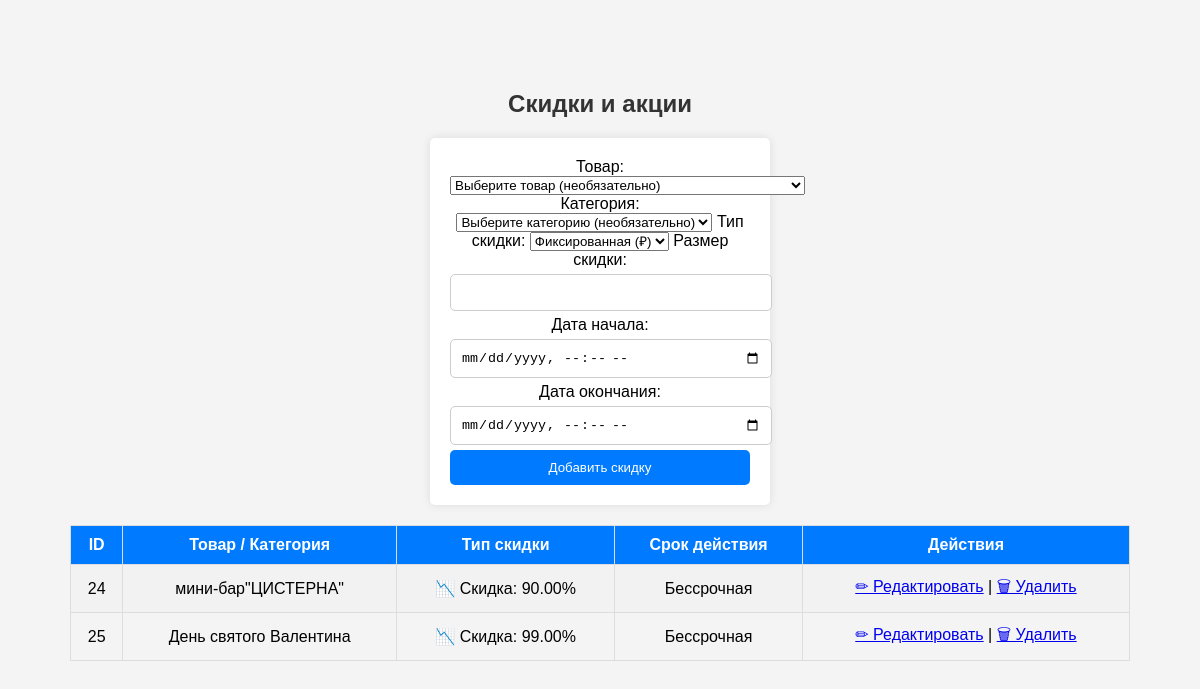
Before: /admin/discounts.php (signed in) with the older database file.
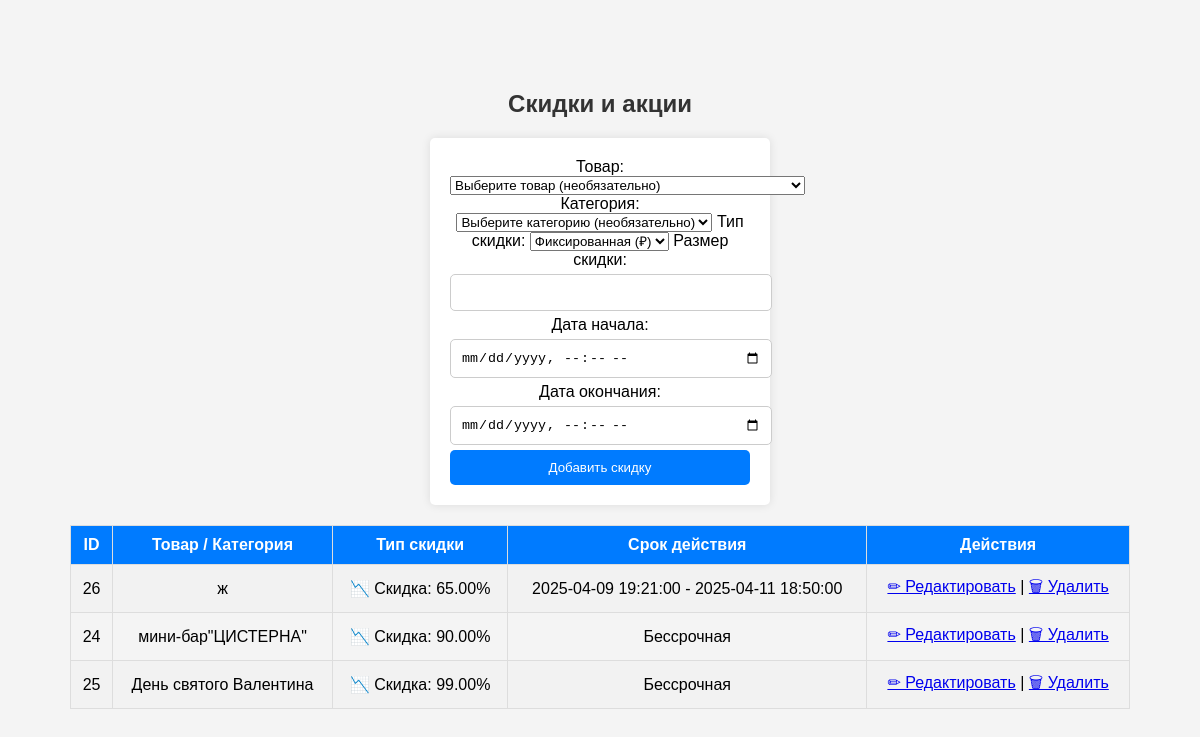
After: the same page with the newer database file.
### tables this page shows
CREATE TABLE `discounts` (
  `id` int(11) NOT NULL AUTO_INCREMENT,
  `product_id` int(11) DEFAULT NULL,
  `category_id` int(11) DEFAULT NULL,
  `discount_type` enum('fixed','percentage') NOT NULL,
  `discount_value` decimal(10,2) NOT NULL,
  `start_date` datetime DEFAULT NULL,
  `end_date` datetime DEFAULT NULL,
  PRIMARY KEY (`id`),
  KEY `product_id` (`product_id`),
  KEY `category_id` (`category_id`),
  CONSTRAINT `discounts_ibfk_1` FOREIGN KEY (`product_id`) REFERENCES `products` (`id`) ON DELETE CASCADE,
  CONSTRAINT `discounts_ibfk_2` FOREIGN KEY (`category_id`) REFERENCES `categories` (`id`) ON DELETE CASCADE
);

CREATE TABLE `products` (
  `id` int(11) NOT NULL AUTO_INCREMENT,
  `name` varchar(255) NOT NULL,
  `description` text DEFAULT NULL,
  `price` decimal(10,2) NOT NULL,
  `image` varchar(255) DEFAULT NULL,
  `stock` int(11) DEFAULT 0,
  `created_at` timestamp NOT NULL DEFAULT current_timestamp(),
  `category_id` int(11) NOT NULL,
  `images` text DEFAULT NULL,
  `sku` varchar(50) NOT NULL,
  `subcategory` varchar(100) NOT NULL,
  `size` varchar(50) NOT NULL,
  `material` varchar(100) NOT NULL,
  `status` tinyint(1) NOT NULL DEFAULT 1,
  `slug` varchar(255) NOT NULL,
  `seo_title` varchar(255) DEFAULT NULL,
  `seo_description` text DEFAULT NULL,
  `seo_keywords` varchar(255) DEFAULT NULL,
  PRIMARY KEY (`id`),
  UNIQUE KEY `slug` (`slug`)
);

CREATE TABLE `categories` (
  `id` int(11) NOT NULL AUTO_INCREMENT,
  `name` varchar(100) NOT NULL,
  `seo_title` varchar(255) DEFAULT NULL,
  `seo_description` text DEFAULT NULL,
  `seo_keywords` text DEFAULT NULL,
  `slug` varchar(255) DEFAULT NULL,
  PRIMARY KEY (`id`),
  UNIQUE KEY `name` (`name`),
  UNIQUE KEY `slug` (`slug`)
);

### admin/discounts.php (the view, shortened to what this page needs)
<?php
require_once '../database/db.php';
$discounts = $conn->query("SELECT d.*, p.name AS product_name, c.name AS category_name
                           FROM discounts d
                           LEFT JOIN products p ON d.product_id = p.id
                           LEFT JOIN categories c ON d.category_id = c.id
                           ORDER BY d.end_date DESC")->fetchAll(PDO::FETCH_ASSOC);
?>
<!DOCTYPE html>
<html lang="ru">
<head>
    <link rel="stylesheet" href="styles.css">
</head>
<body>
<h2>Скидки и акции</h2>
<form method="POST" action="add_discount.php">
    <label>Товар:</label>
    <select name="product_id">
        <option value="">Выберите товар (необязательно)</option>
    </select>
    <label>Категория:</label>
    <select name="category_id">
        <option value="">Выберите категорию (необязательно)</option>
    </select>
    <label>Тип скидки:</label>
    <select name="discount_type" required>
        <option value="fixed">Фиксированная (₽)</option>
    </select>
    <label>Размер скидки:</label>
    <input type="number" step="0.01" name="discount_value" required>
    <label>Дата начала:</label>
    <input type="datetime-local" name="start_date">
    <label>Дата окончания:</label>
    <input type="datetime-local" name="end_date">
    <button type="submit">Добавить скидку</button>
</form>
<table border="1">
    <tr>
        <th>ID</th>
        <th>Товар / Категория</th>
        <th>Тип скидки</th>
        <th>Срок действия</th>
        <th>Действия</th>
    </tr>
    <?php foreach ($discounts as $d): ?>
    <tr>
        <td><?= $d['id']; ?></td>
        <td><?= $d['product_name'] ?? $d['category_name'] ?? 'Все товары'; ?></td>
        <td>
    <?php if ($d['discount_type'] == 'fixed'): ?>
        💵 Скидка: <?= "₽ " . number_format($d['discount_value'], 2, '.', ''); ?>
    <?php elseif ($d['discount_type'] == 'percentage'): ?>
        📉 Скидка: <?= $d['discount_value'] . "%"; ?>
    <?php else: ?>
        ❌ Ошибка: нет данных
    <?php endif; ?>
</td>
        <td><?= $d['start_date'] ? $d['start_date'] . ' - ' . $d['end_date'] : 'Бессрочная'; ?></td>
        <td>
        <a href="edit_discount.php?id=<?= $d['id']; ?>">✏ Редактировать</a> |
    <a href="delete_discount.php?id=<?= $d['id']; ?>" onclick="return confirm('Удалить скидку?');">🗑 Удалить</a>   </td>
    </tr>
    <?php endforeach; ?>
</table>
</body>
</html>

Changed rows visible on the page:
added discounts: id "26", category.name "ж", discount_value "65.00", start_date "2025-04-09 19:21:00", end_date "2025-04-11 18:50:00"
